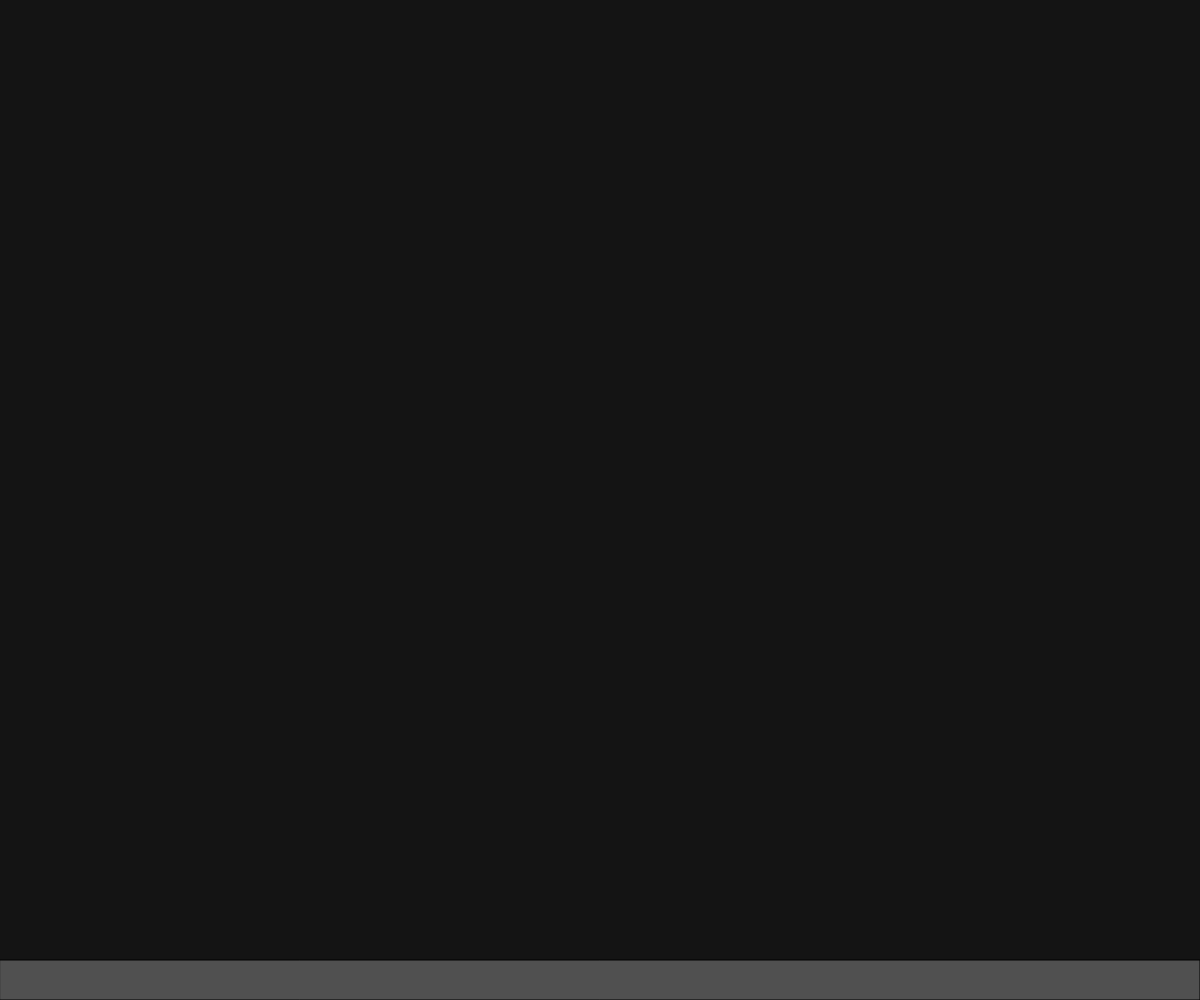
Frame 1 (no input)
Frame 60 (no input): identical to frame 1, image omitted
Frame 120 (the mouse pressed at the canvas centre since frame 60): identical to frame 1, image omitted

The p5.js sketch that drew this single still picture (run headless with seeded random() and noise() and a simulated clock; from frame 60 on, the mouse is pressed at the canvas centre):

// p5.js sketch
// ── sketch.js
let letters = [];
let recognition;
let listening = false;

let gravity = 0.5;
let floorY;

let fontSize = 32;
let selectedFont = "Arial";

// ----------------------------
// WAIT FOR DOM (fix null error)
// ----------------------------
window.addEventListener("DOMContentLoaded", () => {

  const sizeSlider = document.getElementById("sizeSlider");
  const fontSelect = document.getElementById("fontSelect");

  if (sizeSlider) {
    fontSize = parseInt(sizeSlider.value);

    sizeSlider.addEventListener("input", (e) => {
      fontSize = parseInt(e.target.value);
    });
  }

  if (fontSelect) {
    selectedFont = fontSelect.value;

    fontSelect.addEventListener("change", (e) => {
      selectedFont = e.target.value;
    });
  }
});

// ----------------------------
// P5 SETUP
// ----------------------------
function setup() {
  createCanvas(windowWidth, windowHeight);
  textAlign(CENTER, CENTER);

  floorY = height - 40;

  // Speech Recognition
  let SpeechRecognition =
    window.SpeechRecognition || window.webkitSpeechRecognition;

  if (SpeechRecognition) {
    recognition = new SpeechRecognition();
    recognition.continuous = true;
    recognition.lang = "en-US";

    recognition.onresult = function (event) {
      let transcript =
        event.results[event.results.length - 1][0].transcript;
      addLetters(transcript);
    };
  } else {
    alert("Speech Recognition not supported in this browser.");
  }
}

// ----------------------------
// DRAW LOOP
// ----------------------------
function draw() {
  background(20);

  floorY = height - 40;

  // Draw floor
  fill(80);
  rect(0, floorY, width, 40);

  for (let i = letters.length - 1; i >= 0; i--) {
    letters[i].update();
    letters[i].display();

    if (letters[i].shouldDelete) {
      letters.splice(i, 1);
    }
  }
}

// ----------------------------
function windowResized() {
  resizeCanvas(windowWidth, windowHeight);
}

// ----------------------------
function mousePressed() {
  if (!listening && recognition) {
    recognition.start();
    listening = true;
  }
}

// ----------------------------
function keyPressed() {
  if (key === " ") {
    for (let l of letters) {
      l.falling = true;
    }
  }
}

// ----------------------------
function addLetters(text) {
  for (let char of text) {
    if (char !== " ") {
      letters.push(new FloatingLetter(char));
    }
  }
}

// =====================================================
// FLOATING LETTER CLASS
// =====================================================
class FloatingLetter {
  constructor(char) {
    this.char = char;
    this.x = random(width);
    this.y = random(height / 2);
    this.vx = random(-2, 2);
    this.vy = random(-1, 1);
    this.falling = false;
    this.hitFloorTime = null;
    this.shouldDelete = false;
  }

  update() {
    let letterHeight = fontSize;

    if (!this.falling) {
      // Floating motion
      this.x += this.vx;
      this.y += this.vy;

      if (this.x < 0 || this.x > width) this.vx *= -1;
      if (this.y < 0 || this.y > floorY - letterHeight / 2)
        this.vy *= -1;

    } else {
      // Falling motion
      this.vy += gravity;
      this.y += this.vy;

      if (this.y > floorY - letterHeight / 2) {
        this.y = floorY - letterHeight / 2;
        this.vy = 0;

        if (!this.hitFloorTime) {
          this.hitFloorTime = millis();
        }

        // Delete after 4 seconds
        if (millis() - this.hitFloorTime > 4000) {
          this.shouldDelete = true;
        }
      }
    }
  }

  display() {
    fill(255);
    textSize(fontSize);
    textFont(selectedFont);
    text(this.char, this.x, this.y);
  }
}
// ── style.css
/* Base layout */
html,
body {
  margin: 0;
  padding: 0;
  height: 100%;
  overflow: hidden;
  font-family: system-ui, -apple-system, BlinkMacSystemFont, "Segoe UI",
    Roboto, sans-serif;
  background: radial-gradient(circle at top, #26253a 0, #09090f 55%, #050509 100%);
  color: #f5f5f7;
}

canvas {
  display: block;
}

/* Control panel (GUI) */
#gui {
  position: fixed;
  top: 16px;
  left: 16px;
  padding: 16px 18px;
  border-radius: 14px;
  background: rgba(15, 15, 25, 0.9);
  backdrop-filter: blur(18px);
  -webkit-backdrop-filter: blur(18px);
  box-shadow:
    0 18px 45px rgba(0, 0, 0, 0.55),
    0 0 0 1px rgba(255, 255, 255, 0.03);
  z-index: 10;
  min-width: 220px;
}

#gui label {
  display: flex;
  flex-direction: column;
  gap: 6px;
  margin-top: 8px;
  font-size: 13px;
  font-weight: 500;
  color: #e7e7f0;
}

#gui label:first-of-type {
  margin-top: 0;
}

#gui p {
  margin: 10px 0 0;
  font-size: 12px;
  line-height: 1.4;
  color: #b5b7d1;
}

/* Range slider styling */
input[type="range"] {
  -webkit-appearance: none;
  appearance: none;
  width: 180px;
  height: 4px;
  border-radius: 999px;
  background: linear-gradient(90deg, #5f8cff, #a16eff);
  outline: none;
  cursor: pointer;
}

input[type="range"]::-webkit-slider-thumb {
  -webkit-appearance: none;
  appearance: none;
  width: 14px;
  height: 14px;
  border-radius: 50%;
  background: #ffffff;
  box-shadow: 0 0 0 3px rgba(0, 0, 0, 0.35);
}

input[type="range"]::-moz-range-thumb {
  width: 14px;
  height: 14px;
  border-radius: 50%;
  border: none;
  background: #ffffff;
  box-shadow: 0 0 0 3px rgba(0, 0, 0, 0.35);
}

/* Select styling */
select {
  width: 180px;
  padding: 6px 8px;
  border-radius: 8px;
  border: 1px solid rgba(255, 255, 255, 0.12);
  background: rgba(12, 12, 20, 0.95);
  color: #f5f5f7;
  font-size: 13px;
  outline: none;
}

select:focus {
  border-color: #7f8cff;
  box-shadow: 0 0 0 1px rgba(127, 140, 255, 0.5);
}

@media (max-width: 600px) {
  #gui {
    top: 12px;
    left: 12px;
    right: 12px;
  }

  input[type="range"],
  select {
    width: 100%;
  }
}
